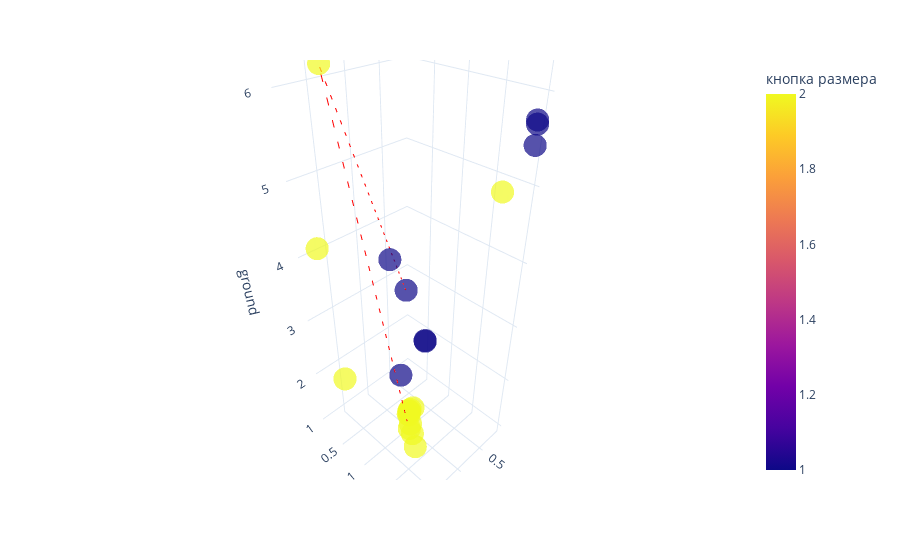

Notebook code for this chart:
### Code cell
fig = px.scatter_3d(steps_df, x='coffee', y='size', z='ground', color='кнопка размера', opacity=0.7)
# this is best path, plot it as a  directional line in 3d
best_option = steps_df.iloc[prob.ibest_seq].drop_duplicates()
# Create the line plot
gradient = best_option.index

line_plot = px.line_3d(best_option, x='coffee', y='size', z='ground')
line_plot['data'][0]['line']['color'] = '#FF0000'
line_plot['data'][0]['line']['dash'] = 'dash'
fig.add_trace(line_plot.data[0])
fig.update_layout(title='')

fig.update_layout(template='plotly_white')

go.Figure(fig).show()

### Figure 1 — Plotly figure (JSON) as saved in the notebook; plotly's stock layout.template omitted (floating-point values rounded to 4 significant figures)
{"data": [{"hovertemplate": "coffee=%{x}<br>size=%{y}<br>ground=%{z}<br>кнопка размера=%{marker.color}<extra></extra>", "legendgroup": "", "marker": {"color": [1, 1, 2, 2, 2, 1, 2, 1, 1, 2, 2, 2, 1, 2, 2, 2, 2, 2, 1, 2, 1, 2, 2, 1], "coloraxis": "coloraxis", "opacity": 0.7, "symbol": "circle"}, "mode": "markers", "name": "", "scene": "scene", "showlegend": false, "type": "scatter3d", "x": [0.4639, 0.7011, 1.857, 1.67, 1.564, 0.8555, 1.266, 1.15, 0.1688, 0.3043, 1.264, 1.258, 1.2, 1.225, 1.214, 1.165, 1.211, 1.175, 0.1845, 1.186, 0.1234, 1.164, 1.213, 0.7197], "y": [0.4042, 1.023, 0.7836, 0.09786, 0.2285, 1.514, 1.272, 0.8352, 1.976, 1.755, 1.333, 1.388, 1.044, 1.21, 1.227, 1.245, 1.211, 1.204, 2.0, 1.21, 1.955, 1.165, 1.214, 1.038], "z": [2.924, 2.489, 6.338, 4.052, 1.781, 6.727, 1.324, 3.994, 5.729, 4.916, 1.261, 1.004, 2.201, 1.554, 1.612, 1.665, 1.612, 1.283, 5.479, 1.62, 5.671, 1.44, 1.592, 2.527]}, {"hovertemplate": "coffee=%{x}<br>size=%{y}<br>ground=%{z}<extra></extra>", "legendgroup": "", "line": {"color": "#FF0000", "dash": "dash"}, "marker": {"symbol": "circle"}, "mode": "lines", "name": "", "scene": "scene", "showlegend": false, "type": "scatter3d", "x": [0.4639, 1.857, 1.266], "y": [0.4042, 0.7836, 1.272], "z": [2.924, 6.338, 1.324]}], "layout": {"coloraxis": {"colorbar": {"title": {"text": "кнопка размера"}}, "colorscale": [[0.0, "#0d0887"], [0.1111, "#46039f"], [0.2222, "#7201a8"], [0.3333, "#9c179e"], [0.4444, "#bd3786"], [0.5556, "#d8576b"], [0.6667, "#ed7953"], [0.7778, "#fb9f3a"], [0.8889, "#fdca26"], [1.0, "#f0f921"]]}, "legend": {"tracegroupgap": 0}, "margin": {"t": 60}, "scene": {"domain": {"x": [0.0, 1.0], "y": [0.0, 1.0]}, "xaxis": {"title": {"text": "coffee"}}, "yaxis": {"title": {"text": "size"}}, "zaxis": {"title": {"text": "ground"}}}, "title": {"text": ""}}}
